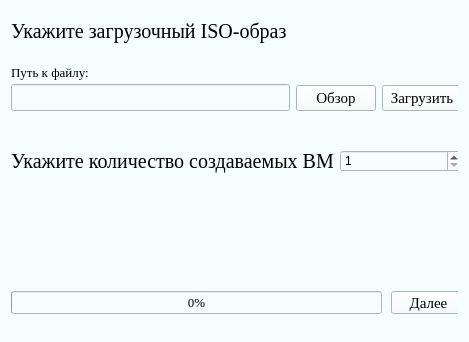
<?xml version="1.0" encoding="UTF-8"?>
<ui version="4.0">
 <class>Create</class>
 <widget class="QWidget" name="Create">
  <property name="geometry">
   <rect>
    <x>0</x>
    <y>0</y>
    <width>469</width>
    <height>342</height>
   </rect>
  </property>
  <property name="windowTitle">
   <string>Создание VM</string>
  </property>
  <property name="styleSheet">
   <string notr="true">background-color: rgb(244, 255, 253);</string>
  </property>
  <layout class="QHBoxLayout" name="horizontalLayout">
   <item>
    <widget class="QStackedWidget" name="stackedWidget">
     <property name="styleSheet">
      <string notr="true"/>
     </property>
     <property name="currentIndex">
      <number>0</number>
     </property>
     <widget class="QWidget" name="page_1">
      <widget class="QWidget" name="horizontalLayoutWidget">
       <property name="geometry">
        <rect>
         <x>0</x>
         <y>0</y>
         <width>421</width>
         <height>41</height>
        </rect>
       </property>
       <layout class="QHBoxLayout" name="horizontalLayout_2">
        <item>
         <widget class="QLabel" name="label">
          <property name="font">
           <font>
            <family>Times New Roman</family>
            <pointsize>15</pointsize>
           </font>
          </property>
          <property name="text">
           <string>Укажите загрузочный ISO-образ</string>
          </property>
         </widget>
        </item>
        <item>
         <spacer name="horizontalSpacer">
          <property name="orientation">
           <enum>Qt::Horizontal</enum>
          </property>
          <property name="sizeHint" stdset="0">
           <size>
            <width>40</width>
            <height>20</height>
           </size>
          </property>
         </spacer>
        </item>
       </layout>
      </widget>
      <widget class="QPushButton" name="btn_page_1">
       <property name="geometry">
        <rect>
         <x>380</x>
         <y>280</y>
         <width>75</width>
         <height>23</height>
        </rect>
       </property>
       <property name="font">
        <font>
         <family>Times New Roman</family>
         <pointsize>11</pointsize>
        </font>
       </property>
       <property name="text">
        <string>Далее</string>
       </property>
      </widget>
      <widget class="QProgressBar" name="progressBar_1">
       <property name="geometry">
        <rect>
         <x>0</x>
         <y>280</y>
         <width>371</width>
         <height>23</height>
        </rect>
       </property>
       <property name="font">
        <font>
         <family>Times New Roman</family>
         <pointsize>10</pointsize>
        </font>
       </property>
       <property name="value">
        <number>0</number>
       </property>
      </widget>
      <widget class="QWidget" name="horizontalLayoutWidget_2">
       <property name="geometry">
        <rect>
         <x>0</x>
         <y>70</y>
         <width>451</width>
         <height>34</height>
        </rect>
       </property>
       <layout class="QHBoxLayout" name="horizontalLayout_3">
        <item>
         <widget class="QLineEdit" name="edit_path">
          <property name="enabled">
           <bool>false</bool>
          </property>
          <property name="font">
           <font>
            <family>Times New Roman</family>
            <pointsize>12</pointsize>
           </font>
          </property>
         </widget>
        </item>
        <item>
         <widget class="QPushButton" name="btn_fileDialog">
          <property name="font">
           <font>
            <family>Times New Roman</family>
            <pointsize>11</pointsize>
           </font>
          </property>
          <property name="text">
           <string>Обзор</string>
          </property>
         </widget>
        </item>
        <item>
         <widget class="QPushButton" name="btn_load">
          <property name="font">
           <font>
            <family>Times New Roman</family>
            <pointsize>11</pointsize>
           </font>
          </property>
          <property name="text">
           <string>Загрузить</string>
          </property>
         </widget>
        </item>
       </layout>
      </widget>
      <widget class="QWidget" name="horizontalLayoutWidget_6">
       <property name="geometry">
        <rect>
         <x>0</x>
         <y>50</y>
         <width>451</width>
         <height>22</height>
        </rect>
       </property>
       <layout class="QHBoxLayout" name="horizontalLayout_7">
        <item>
         <widget class="QLabel" name="label_10">
          <property name="font">
           <font>
            <family>Times New Roman</family>
            <pointsize>10</pointsize>
           </font>
          </property>
          <property name="text">
           <string>Путь к файлу:</string>
          </property>
         </widget>
        </item>
        <item>
         <spacer name="horizontalSpacer_4">
          <property name="orientation">
           <enum>Qt::Horizontal</enum>
          </property>
          <property name="sizeHint" stdset="0">
           <size>
            <width>40</width>
            <height>20</height>
           </size>
          </property>
         </spacer>
        </item>
       </layout>
      </widget>
      <widget class="QWidget" name="horizontalLayoutWidget_7">
       <property name="geometry">
        <rect>
         <x>0</x>
         <y>130</y>
         <width>451</width>
         <height>41</height>
        </rect>
       </property>
       <layout class="QHBoxLayout" name="horizontalLayout_8">
        <item>
         <widget class="QLabel" name="label_11">
          <property name="font">
           <font>
            <family>Times New Roman</family>
            <pointsize>15</pointsize>
           </font>
          </property>
          <property name="text">
           <string>Укажите количество создаваемых ВМ</string>
          </property>
         </widget>
        </item>
        <item>
         <widget class="QSpinBox" name="spinBox_3">
          <property name="minimum">
           <number>1</number>
          </property>
          <property name="maximum">
           <number>4</number>
          </property>
         </widget>
        </item>
       </layout>
      </widget>
     </widget>
     <widget class="QWidget" name="page_2">
      <widget class="QWidget" name="horizontalLayoutWidget_4">
       <property name="geometry">
        <rect>
         <x>30</x>
         <y>50</y>
         <width>261</width>
         <height>31</height>
        </rect>
       </property>
       <layout class="QHBoxLayout" name="horizontalLayout_5">
        <item>
         <widget class="QComboBox" name="cBox_1">
          <property name="font">
           <font>
            <family>Times New Roman</family>
            <pointsize>10</pointsize>
           </font>
          </property>
          <item>
           <property name="text">
            <string>256</string>
           </property>
          </item>
          <item>
           <property name="text">
            <string>512</string>
           </property>
          </item>
          <item>
           <property name="text">
            <string>1024</string>
           </property>
          </item>
          <item>
           <property name="text">
            <string>2048</string>
           </property>
          </item>
          <item>
           <property name="text">
            <string>4096</string>
           </property>
          </item>
          <item>
           <property name="text">
            <string>8192</string>
           </property>
          </item>
          <item>
           <property name="text">
            <string>10240</string>
           </property>
          </item>
          <item>
           <property name="text">
            <string>16384</string>
           </property>
          </item>
          <item>
           <property name="text">
            <string>20480</string>
           </property>
          </item>
         </widget>
        </item>
        <item>
         <widget class="QLabel" name="label_3">
          <property name="font">
           <font>
            <family>Times New Roman</family>
            <pointsize>10</pointsize>
           </font>
          </property>
          <property name="text">
           <string>МБ</string>
          </property>
         </widget>
        </item>
       </layout>
      </widget>
      <widget class="QWidget" name="horizontalLayoutWidget_3">
       <property name="geometry">
        <rect>
         <x>0</x>
         <y>0</y>
         <width>421</width>
         <height>41</height>
        </rect>
       </property>
       <layout class="QHBoxLayout" name="horizontalLayout_4">
        <item>
         <widget class="QLabel" name="label_2">
          <property name="font">
           <font>
            <family>Times New Roman</family>
            <pointsize>15</pointsize>
           </font>
          </property>
          <property name="text">
           <string>Укажите размер жесткого диска</string>
          </property>
         </widget>
        </item>
        <item>
         <spacer name="horizontalSpacer_2">
          <property name="orientation">
           <enum>Qt::Horizontal</enum>
          </property>
          <property name="sizeHint" stdset="0">
           <size>
            <width>40</width>
            <height>20</height>
           </size>
          </property>
         </spacer>
        </item>
       </layout>
      </widget>
      <widget class="QPushButton" name="btn_page_2">
       <property name="geometry">
        <rect>
         <x>380</x>
         <y>280</y>
         <width>75</width>
         <height>23</height>
        </rect>
       </property>
       <property name="font">
        <font>
         <family>Times New Roman</family>
         <pointsize>11</pointsize>
        </font>
       </property>
       <property name="text">
        <string>Далее</string>
       </property>
      </widget>
      <widget class="QLabel" name="label_9">
       <property name="geometry">
        <rect>
         <x>0</x>
         <y>50</y>
         <width>31</width>
         <height>29</height>
        </rect>
       </property>
       <property name="font">
        <font>
         <family>Times New Roman</family>
         <pointsize>10</pointsize>
        </font>
       </property>
       <property name="text">
        <string>Size:</string>
       </property>
      </widget>
     </widget>
     <widget class="QWidget" name="page_8">
      <widget class="QWidget" name="horizontalLayoutWidget_13">
       <property name="geometry">
        <rect>
         <x>0</x>
         <y>0</y>
         <width>421</width>
         <height>41</height>
        </rect>
       </property>
       <layout class="QHBoxLayout" name="horizontalLayout_14">
        <item>
         <widget class="QLabel" name="label_22">
          <property name="font">
           <font>
            <family>Times New Roman</family>
            <pointsize>15</pointsize>
           </font>
          </property>
          <property name="text">
           <string>Создание виртуальной сети</string>
          </property>
         </widget>
        </item>
        <item>
         <spacer name="horizontalSpacer_9">
          <property name="orientation">
           <enum>Qt::Horizontal</enum>
          </property>
          <property name="sizeHint" stdset="0">
           <size>
            <width>40</width>
            <height>20</height>
           </size>
          </property>
         </spacer>
        </item>
       </layout>
      </widget>
      <widget class="QPushButton" name="btn_page_7">
       <property name="geometry">
        <rect>
         <x>380</x>
         <y>280</y>
         <width>75</width>
         <height>23</height>
        </rect>
       </property>
       <property name="font">
        <font>
         <family>Times New Roman</family>
         <pointsize>11</pointsize>
        </font>
       </property>
       <property name="text">
        <string>Далее</string>
       </property>
      </widget>
      <widget class="QWidget" name="horizontalLayoutWidget_15">
       <property name="geometry">
        <rect>
         <x>0</x>
         <y>40</y>
         <width>361</width>
         <height>31</height>
        </rect>
       </property>
       <layout class="QHBoxLayout" name="horizontalLayout_16">
        <item>
         <widget class="QLabel" name="label_24">
          <property name="font">
           <font>
            <family>Times New Roman</family>
            <pointsize>10</pointsize>
           </font>
          </property>
          <property name="text">
           <string>Сеть:</string>
          </property>
         </widget>
        </item>
        <item>
         <widget class="QRadioButton" name="radioButton_2">
          <property name="font">
           <font>
            <family>Times New Roman</family>
            <pointsize>10</pointsize>
           </font>
          </property>
          <property name="text">
           <string>Создать новую</string>
          </property>
          <property name="checked">
           <bool>true</bool>
          </property>
         </widget>
        </item>
        <item>
         <widget class="QRadioButton" name="radioButton">
          <property name="font">
           <font>
            <family>Times New Roman</family>
            <pointsize>10</pointsize>
           </font>
          </property>
          <property name="text">
           <string>Выбрать существующую</string>
          </property>
         </widget>
        </item>
        <item>
         <spacer name="horizontalSpacer_10">
          <property name="orientation">
           <enum>Qt::Horizontal</enum>
          </property>
          <property name="sizeHint" stdset="0">
           <size>
            <width>40</width>
            <height>20</height>
           </size>
          </property>
         </spacer>
        </item>
       </layout>
      </widget>
      <widget class="QWidget" name="horizontalLayoutWidget_14">
       <property name="geometry">
        <rect>
         <x>0</x>
         <y>70</y>
         <width>361</width>
         <height>33</height>
        </rect>
       </property>
       <layout class="QHBoxLayout" name="horizontalLayout_15">
        <item>
         <widget class="QLabel" name="label_25">
          <property name="font">
           <font>
            <family>Times New Roman</family>
            <pointsize>10</pointsize>
           </font>
          </property>
          <property name="text">
           <string>Имя сети:</string>
          </property>
         </widget>
        </item>
        <item>
         <widget class="QLineEdit" name="lineEdit">
          <property name="font">
           <font>
            <family>Times New Roman</family>
            <pointsize>12</pointsize>
           </font>
          </property>
         </widget>
        </item>
       </layout>
      </widget>
      <widget class="QLabel" name="label_26">
       <property name="geometry">
        <rect>
         <x>0</x>
         <y>110</y>
         <width>161</width>
         <height>21</height>
        </rect>
       </property>
       <property name="font">
        <font>
         <family>Times New Roman</family>
         <pointsize>10</pointsize>
        </font>
       </property>
       <property name="text">
        <string>Диапазон адресов:</string>
       </property>
      </widget>
      <widget class="QLineEdit" name="lineEdit_2">
       <property name="geometry">
        <rect>
         <x>150</x>
         <y>130</y>
         <width>211</width>
         <height>31</height>
        </rect>
       </property>
       <property name="font">
        <font>
         <family>Times New Roman</family>
         <pointsize>10</pointsize>
        </font>
       </property>
      </widget>
      <widget class="QSpinBox" name="spinBox">
       <property name="geometry">
        <rect>
         <x>150</x>
         <y>158</y>
         <width>211</width>
         <height>31</height>
        </rect>
       </property>
       <property name="font">
        <font>
         <family>Times New Roman</family>
         <pointsize>10</pointsize>
        </font>
       </property>
       <property name="minimum">
        <number>1</number>
       </property>
       <property name="maximum">
        <number>50</number>
       </property>
      </widget>
      <widget class="QWidget" name="horizontalLayoutWidget_16">
       <property name="geometry">
        <rect>
         <x>0</x>
         <y>130</y>
         <width>141</width>
         <height>51</height>
        </rect>
       </property>
       <layout class="QHBoxLayout" name="horizontalLayout_17">
        <item>
         <layout class="QVBoxLayout" name="verticalLayout_5">
          <item>
           <widget class="QLabel" name="label_28">
            <property name="font">
             <font>
              <family>Times New Roman</family>
              <pointsize>10</pointsize>
             </font>
            </property>
            <property name="text">
             <string>&lt;html&gt;&lt;head/&gt;&lt;body&gt;&lt;p/&gt;&lt;/body&gt;&lt;/html&gt;</string>
            </property>
           </widget>
          </item>
          <item>
           <widget class="QLabel" name="label_29">
            <property name="font">
             <font>
              <family>Times New Roman</family>
              <pointsize>10</pointsize>
             </font>
            </property>
            <property name="text">
             <string>&lt;html&gt;&lt;head/&gt;&lt;body&gt;&lt;p/&gt;&lt;/body&gt;&lt;/html&gt;</string>
            </property>
           </widget>
          </item>
         </layout>
        </item>
        <item>
         <layout class="QVBoxLayout" name="verticalLayout_6">
          <item>
           <widget class="QLabel" name="label_27">
            <property name="font">
             <font>
              <family>Times New Roman</family>
              <pointsize>10</pointsize>
             </font>
            </property>
            <property name="text">
             <string>&lt;html&gt;&lt;head/&gt;&lt;body&gt;&lt;p&gt;первый IP-адрес:&lt;/p&gt;&lt;/body&gt;&lt;/html&gt;</string>
            </property>
           </widget>
          </item>
          <item>
           <widget class="QLabel" name="label_30">
            <property name="font">
             <font>
              <family>Times New Roman</family>
              <pointsize>10</pointsize>
             </font>
            </property>
            <property name="text">
             <string>&lt;html&gt;&lt;head/&gt;&lt;body&gt;&lt;p&gt;количество адресов:&lt;/p&gt;&lt;/body&gt;&lt;/html&gt;</string>
            </property>
           </widget>
          </item>
         </layout>
        </item>
       </layout>
      </widget>
      <widget class="QWidget" name="verticalLayoutWidget_7">
       <property name="geometry">
        <rect>
         <x>0</x>
         <y>210</y>
         <width>73</width>
         <height>111</height>
        </rect>
       </property>
       <layout class="QVBoxLayout" name="verticalLayout_7">
        <item>
         <widget class="QLabel" name="label_31">
          <property name="font">
           <font>
            <family>Times New Roman</family>
            <pointsize>10</pointsize>
           </font>
          </property>
          <property name="text">
           <string>DNS-сервер:</string>
          </property>
         </widget>
        </item>
        <item>
         <widget class="QLabel" name="label_32">
          <property name="font">
           <font>
            <family>Times New Roman</family>
            <pointsize>10</pointsize>
           </font>
          </property>
          <property name="text">
           <string>Адрес сети:</string>
          </property>
         </widget>
        </item>
        <item>
         <widget class="QLabel" name="label_33">
          <property name="font">
           <font>
            <family>Times New Roman</family>
            <pointsize>10</pointsize>
           </font>
          </property>
          <property name="text">
           <string>Маска сети:</string>
          </property>
         </widget>
        </item>
       </layout>
      </widget>
      <widget class="QWidget" name="verticalLayoutWidget_8">
       <property name="geometry">
        <rect>
         <x>80</x>
         <y>210</y>
         <width>281</width>
         <height>111</height>
        </rect>
       </property>
       <layout class="QVBoxLayout" name="verticalLayout_8">
        <item>
         <widget class="QLineEdit" name="lineEdit_3">
          <property name="font">
           <font>
            <family>Times New Roman</family>
            <pointsize>12</pointsize>
           </font>
          </property>
         </widget>
        </item>
        <item>
         <widget class="QLineEdit" name="lineEdit_4">
          <property name="font">
           <font>
            <family>Times New Roman</family>
            <pointsize>12</pointsize>
           </font>
          </property>
         </widget>
        </item>
        <item>
         <widget class="QSpinBox" name="spinBox_2">
          <property name="font">
           <font>
            <family>Times New Roman</family>
            <pointsize>10</pointsize>
           </font>
          </property>
          <property name="minimum">
           <number>1</number>
          </property>
          <property name="maximum">
           <number>32</number>
          </property>
         </widget>
        </item>
       </layout>
      </widget>
     </widget>
     <widget class="QWidget" name="page_3">
      <widget class="QWidget" name="horizontalLayoutWidget_5">
       <property name="geometry">
        <rect>
         <x>0</x>
         <y>0</y>
         <width>421</width>
         <height>41</height>
        </rect>
       </property>
       <layout class="QHBoxLayout" name="horizontalLayout_6">
        <item>
         <widget class="QLabel" name="label_4">
          <property name="font">
           <font>
            <family>Times New Roman</family>
            <pointsize>15</pointsize>
           </font>
          </property>
          <property name="text">
           <string>Укажите характеристики ВМ</string>
          </property>
         </widget>
        </item>
        <item>
         <spacer name="horizontalSpacer_3">
          <property name="orientation">
           <enum>Qt::Horizontal</enum>
          </property>
          <property name="sizeHint" stdset="0">
           <size>
            <width>40</width>
            <height>20</height>
           </size>
          </property>
         </spacer>
        </item>
       </layout>
      </widget>
      <widget class="QWidget" name="verticalLayoutWidget">
       <property name="geometry">
        <rect>
         <x>0</x>
         <y>50</y>
         <width>68</width>
         <height>141</height>
        </rect>
       </property>
       <layout class="QVBoxLayout" name="verticalLayout">
        <item>
         <widget class="QLabel" name="label_5">
          <property name="font">
           <font>
            <family>Times New Roman</family>
            <pointsize>12</pointsize>
           </font>
          </property>
          <property name="text">
           <string>CPU, %</string>
          </property>
         </widget>
        </item>
        <item>
         <widget class="QLabel" name="label_6">
          <property name="font">
           <font>
            <family>Times New Roman</family>
            <pointsize>12</pointsize>
           </font>
          </property>
          <property name="text">
           <string>Memory</string>
          </property>
         </widget>
        </item>
        <item>
         <widget class="QLabel" name="label_7">
          <property name="font">
           <font>
            <family>Times New Roman</family>
            <pointsize>12</pointsize>
           </font>
          </property>
          <property name="text">
           <string>VirtCPU</string>
          </property>
         </widget>
        </item>
        <item>
         <widget class="QLabel" name="label_8">
          <property name="font">
           <font>
            <family>Times New Roman</family>
            <pointsize>12</pointsize>
           </font>
          </property>
          <property name="text">
           <string>Имя ВМ:</string>
          </property>
         </widget>
        </item>
       </layout>
      </widget>
      <widget class="QWidget" name="verticalLayoutWidget_2">
       <property name="geometry">
        <rect>
         <x>70</x>
         <y>50</y>
         <width>301</width>
         <height>145</height>
        </rect>
       </property>
       <layout class="QVBoxLayout" name="verticalLayout_2">
        <item>
         <widget class="QSpinBox" name="sBox_1">
          <property name="font">
           <font>
            <family>Times New Roman</family>
            <pointsize>12</pointsize>
           </font>
          </property>
          <property name="minimum">
           <number>10</number>
          </property>
          <property name="maximum">
           <number>100</number>
          </property>
         </widget>
        </item>
        <item>
         <widget class="QComboBox" name="comboBox">
          <item>
           <property name="text">
            <string>256</string>
           </property>
          </item>
          <item>
           <property name="text">
            <string>512</string>
           </property>
          </item>
          <item>
           <property name="text">
            <string>1024</string>
           </property>
          </item>
          <item>
           <property name="text">
            <string>2048</string>
           </property>
          </item>
          <item>
           <property name="text">
            <string>4096</string>
           </property>
          </item>
          <item>
           <property name="text">
            <string>8192</string>
           </property>
          </item>
         </widget>
        </item>
        <item>
         <widget class="QSpinBox" name="sBox_3">
          <property name="font">
           <font>
            <family>Times New Roman</family>
            <pointsize>12</pointsize>
           </font>
          </property>
          <property name="minimum">
           <number>1</number>
          </property>
          <property name="maximum">
           <number>10</number>
          </property>
         </widget>
        </item>
        <item>
         <widget class="QLineEdit" name="edit_nameVM">
          <property name="font">
           <font>
            <family>Times New Roman</family>
            <pointsize>12</pointsize>
           </font>
          </property>
          <property name="styleSheet">
           <string notr="true">background-color: rgb(182, 178, 255);</string>
          </property>
         </widget>
        </item>
       </layout>
      </widget>
      <widget class="QPushButton" name="btn_page_3">
       <property name="geometry">
        <rect>
         <x>380</x>
         <y>280</y>
         <width>75</width>
         <height>23</height>
        </rect>
       </property>
       <property name="font">
        <font>
         <family>Times New Roman</family>
         <pointsize>11</pointsize>
        </font>
       </property>
       <property name="text">
        <string>Далее</string>
       </property>
      </widget>
      <widget class="QProgressBar" name="progressBar_2">
       <property name="geometry">
        <rect>
         <x>0</x>
         <y>280</y>
         <width>371</width>
         <height>23</height>
        </rect>
       </property>
       <property name="font">
        <font>
         <family>Times New Roman</family>
         <pointsize>10</pointsize>
        </font>
       </property>
       <property name="value">
        <number>0</number>
       </property>
      </widget>
     </widget>
    </widget>
   </item>
  </layout>
 </widget>
 <resources/>
 <connections/>
</ui>
